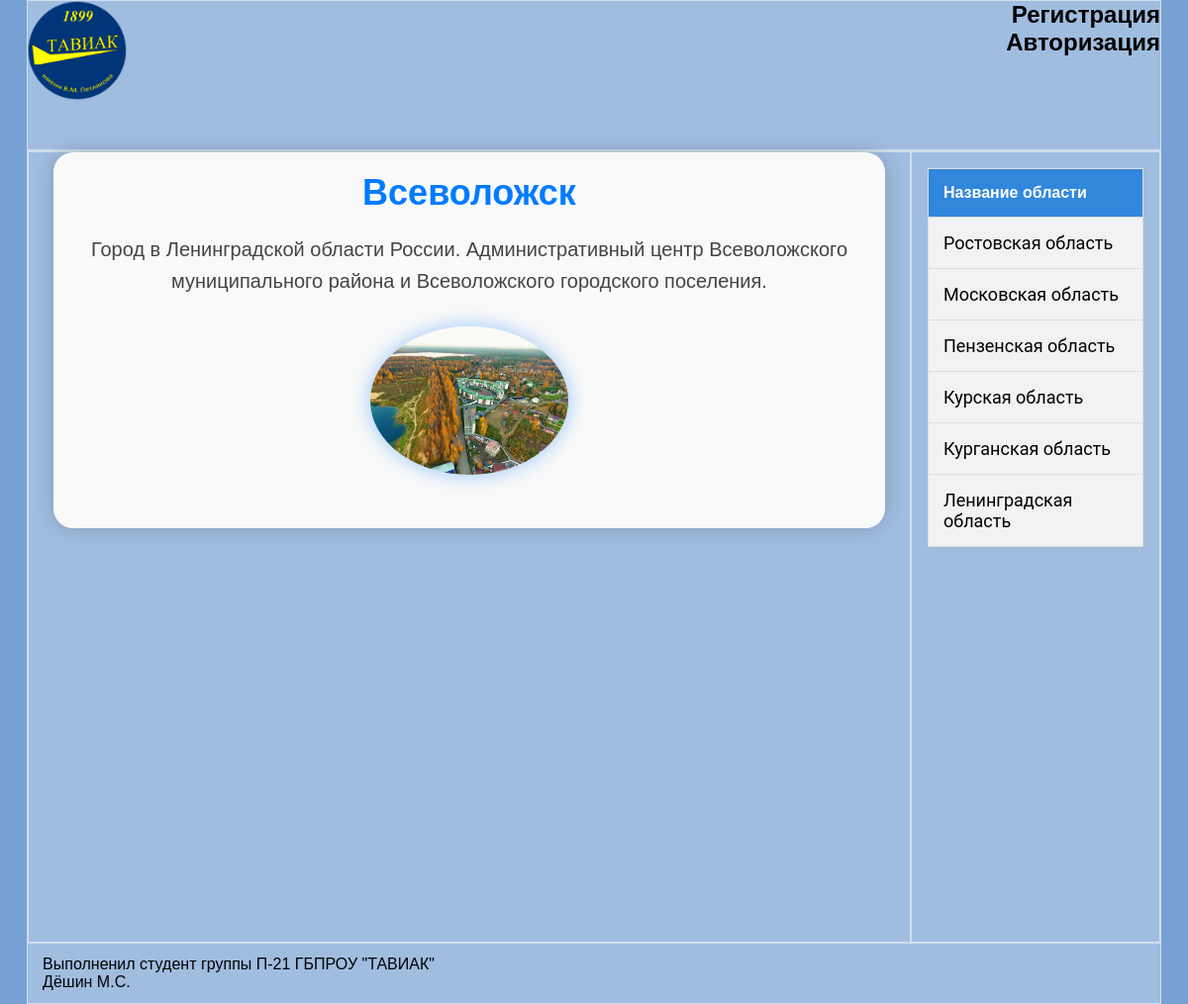
Screenshot of /?content=city.php&city=60 with the database file from the repository.
### tables this page shows
CREATE TABLE `city` (
  `id` int NOT NULL,
  `name` varchar(30) NOT NULL,
  `area` int NOT NULL DEFAULT '10',
  `population` int NOT NULL DEFAULT '30',
  `logo` varchar(30) NOT NULL DEFAULT '0.jpg',
  `description` text,
  `region` int NOT NULL
);

CREATE TABLE `region` (
  `id` int NOT NULL,
  `name` varchar(30) NOT NULL,
  `kod` int NOT NULL
);

### city.php (the view)
<?php
    require_once("dbconnect.php");
    if (isset($_GET["city"])) {
        $city_name = $_GET["city"];
        $sql = "SELECT * FROM city WHERE id = '$city_name'";
        $result = $dbcon->query($sql);
        if ($result->num_rows > 0) {
            $city_data = $result->fetch_assoc();
            echo "<div class='city-info-container'>";
            echo "<h1>" . $city_data['name'] . "</h1>";
            echo "<p>" . $city_data['description'] . "</p>";
            echo "<img src='./img/" . $city_data['logo'] . "' alt='Логотип города'>";
            echo "</div>";
        } else {
            echo "<div class='error-message'>Город не найден.</div>";
        }
    } else {
        echo "<div class='error-message'>Город не выбран.</div>";
    }
?>

### sidebar.php
<div class="sidebar"><?php
$mysql = "SELECT id,name
            FROM region";
            $result = $dbcon->query($mysql);
            $city_data = $result->fetch_all(MYSQLI_ASSOC);?>
                <div class="tablGL">
                <div class="tabl">
                <?php
                echo "<table >";
                echo "<tr><th >Название области</th></tr>";
                foreach ($result as $row) {
                    echo "<tr> <td ><p><a class='link_sidebar' href='?region=" . $row['id'] . "'>" . $row['name'] . "</a></p></td> </tr>";
                }
                echo "</table>";
                ?></div></div>
            </div>

### css/style.css (style rules this page uses)
* { margin: 0px; padding: 0px; }
html { font-family: 'poppins', sans-serif; background-color: #77A1D3; }
body { justify-content: center; display: flex; margin: 0px; padding: 0px; overflow: auto; }
a { text-decoration: none; }
.link_sidebar { color: black; font-family: 'Roboto', sans-serif; font-size: 18px; }
img { width: 100px; height: 100px; }
.sidebar { width: 250px; margin-left: auto; border: 1px solid rgba(255, 255, 255, 0.5); }
.tablGL { justify-content: center; }
table { background-color: #f2f2f2; border-radius: 0.25em; border-collapse: collapse; margin: 1em; }
table, th, td { border: 1px solid #ddd; }
th, td { padding: 15px; text-align: left; }
th { background-color: #3187dc; color: white; }
tr:nth-child(even) { background-color: #f2f2f2; }
.city-info-container { max-width: 800px; margin: 0 auto; padding: 20px; background-color: #f9f9f9; border-radius: 8px; box-shadow: 0 0 10px rgba(0, 0, 0, 0.1); }
.city-info-container { max-width: 800px; margin: 0 auto; padding: 20px; background-color: #f9f9f9; border-radius: 20px; box-shadow: 0 0 20px rgba(0, 0, 0, 0.2); text-align: center; }
.city-info-container h1 { font-size: 36px; color: #007bff; margin-bottom: 20px; }
.city-info-container p { font-size: 20px; color: #444; margin-bottom: 30px; line-height: 1.6; }
.city-info-container img { width: 200px; height: auto; border-radius: 100%; box-shadow: 0 0 20px rgba(0, 123, 255, 0.4); margin-bottom: 30px; transition: transform 0.3s ease-in-out; }

### rows the page displays
city: name "Всеволожск", description "Город в Ленинградской области России. Административный центр Всеволожского муниципального района и Всеволожского городского поселения.", logo (picture)
region: name "Ростовская область"
region: name "Московская область"
region: name "Пензенская область"
region: name "Курская область"
region: name "Курганская область"
region: name "Ленинградская область"
